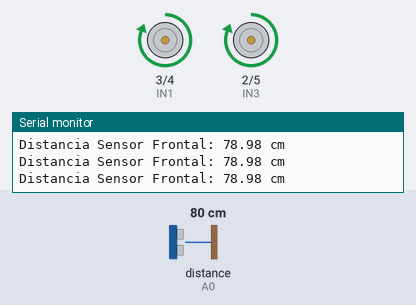
This sketch was run on a simulated Arduino Uno, built with avr-gcc and run on an emulated ATmega328P. On the bench: motor-driver pin pairs drawn as motors (green arrow = first pin HIGH = forward, orange = second pin HIGH = backward, longer = more drive, scaled by the enable pin), the last lines printed to the serial monitor. Wiring (inferred from the names in the program): ultrasonic range finder: trigger pin 7; echo A0. The inputs (shaded band) are chosen by the test bench; at power-on: distance to the obstacle (sensor on A0) 80 cm. The echo pulse lasts 58.3 µs per cm.

Above: at 1.2 s.
1.3 s: distance to the obstacle (sensor on A0) set to 71 cm
At 1.8 s:
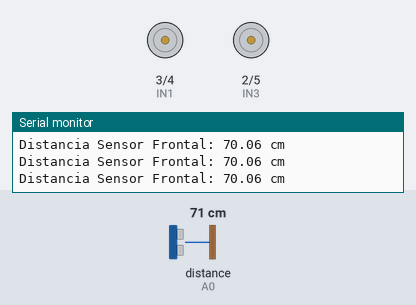
2.8 s: distance to the obstacle (sensor on A0) set to 120 cm
At 3.1 s:
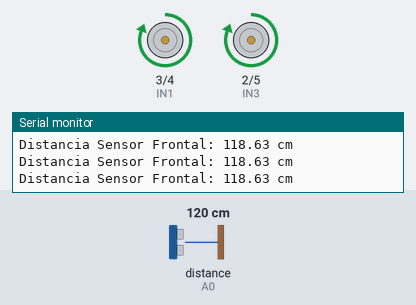
4.3 s: distance to the obstacle (sensor on A0) set to 2 cm
At 5.1 s:
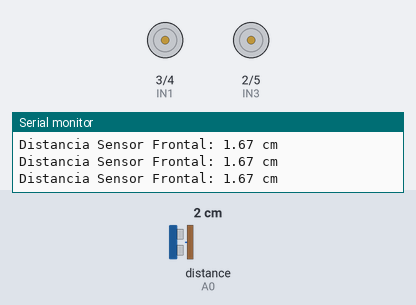
Timing chart, 0 to 7.3 s (numbered marks = the images above; inputs shaded):
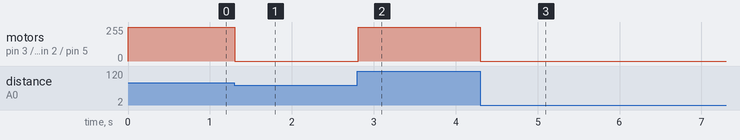

Measured:
- the behaviour switches between 76 and 75 cm on distance to the obstacle (sensor on A0) (found by bisection; images 0 and 1)
- after the input at 1.3 s, motor on pin 3 (IN1) / pin 4 (IN2), motor on pin 2 (IN3) / pin 5 (IN4): forward 255/255 → stopped at once
- after the input at 2.8 s, motor on pin 3 (IN1) / pin 4 (IN2), motor on pin 2 (IN3) / pin 5 (IN4): stopped → forward 255/255 at once
- after the input at 4.3 s, motor on pin 3 (IN1) / pin 4 (IN2), motor on pin 2 (IN3) / pin 5 (IN4): forward 255/255 → stopped at once

The sketch:

frenar.ino
```cpp
#define TRIG1 7
#define ECHO1 A0
#define TRIG2 8
#define ECHO2 A1
#define INTERVALO 100
#define SOUND_SPEED 0.034
#define DISTANCIA_MINIMA 75
#define ENA 10
#define ENB 11
#define IN1 3
#define IN2 4
#define IN3 2
#define IN4 5
int velocidadmax = 255;
int velocidadmin = 0;
unsigned long UltimaMedicion = 0;
 bool direccion = true;
bool obstaculoDetectado = false;

void setup() {
  pinMode(IN1, OUTPUT); pinMode(IN2, OUTPUT);
  pinMode(IN3, OUTPUT); pinMode(IN4, OUTPUT);
  pinMode(ENA, OUTPUT); pinMode(ENB, OUTPUT);
  pinMode(TRIG1, OUTPUT); pinMode(ECHO1, INPUT);
  pinMode(TRIG2, OUTPUT); pinMode(ECHO2, INPUT);
  Serial.begin(9600);
}

void loop() {
  if (!obstaculoDetectado) {
    direccion ? moverAdelante() : moverAtras();
  }

  if (millis() - UltimaMedicion >= INTERVALO) {
    UltimaMedicion = millis();
    float distancia = medirDistancia(direccion ? TRIG1 : TRIG2, direccion ? ECHO1 : ECHO2);

    Serial.print(direccion ? "Distancia Sensor Frontal: " : "Distancia Sensor Trasero: ");
    Serial.print(distancia);
    Serial.println(" cm");

    if (distancia <= DISTANCIA_MINIMA) {
      detenerRobot();
      obstaculoDetectado = true;
    } else if (obstaculoDetectado) {
      obstaculoDetectado = false;
    }
  }
}

float medirDistancia(int trigPin, int echoPin) {
  digitalWrite(trigPin, LOW);
  delayMicroseconds(2);
  digitalWrite(trigPin, HIGH);
  delayMicroseconds(10);
  digitalWrite(trigPin, LOW);
  long duracion = pulseIn(echoPin, HIGH);
  return duracion * SOUND_SPEED / 2;
}

void detenerRobot() {
  digitalWrite(IN1, LOW);
  digitalWrite(IN2, LOW);
  digitalWrite(IN3, LOW);
  digitalWrite(IN4, LOW);
  analogWrite(ENA, velocidadmin);
  analogWrite(ENB, velocidadmin);
}

void moverAdelante() {
  direccion = true;
  digitalWrite(IN1, HIGH);
  digitalWrite(IN2, LOW);
  digitalWrite(IN3, HIGH);
  digitalWrite(IN4, LOW);
  analogWrite(ENA, velocidadmax);
  analogWrite(ENB, velocidadmax);
}

void moverAtras() {
  direccion = false;
  digitalWrite(IN1, LOW);
  digitalWrite(IN2, HIGH);
  digitalWrite(IN3, LOW);
  digitalWrite(IN4, HIGH);
  analogWrite(ENA, velocidadmax);
  analogWrite(ENB, velocidadmax);
}
```
